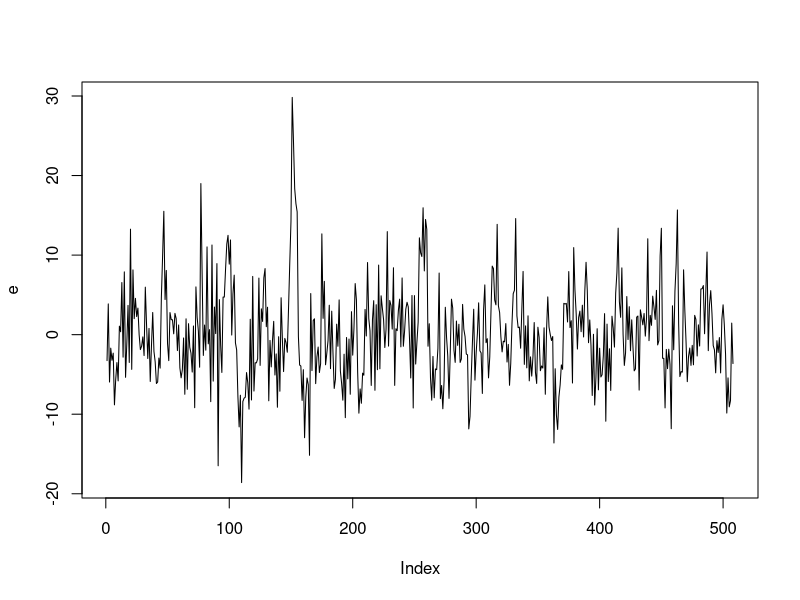

Generate this figure with R: (Note: this script raises an error after producing the figure.)
setwd('./01 Linear Models')
library(nlme)
data<-read.table("cmort.txt", sep="\t", dec=".", head=TRUE)
head(data)
tail(data)
# add unknown next value to predict it in future
data[nrow(data) + 1,] = c(509, NA)
newdata<-data
t<-data$t
x1<-t
x2<-t^2
x3<-t^3
x4<-cos(2*pi*t/52)
x5<-sin(2*pi*t/52)
y<-data$y
training<-data.frame(x1,x2,x3,x4,x5,y)
M<-lm(y~x1+x2+x3+x4+x5,data=training)
summary(M)
e<-residuals(M)
plot(e,type="n")
lines(e)
# estimate of the AR parameters
ar(e, aic = FALSE, order.max = 1)
M_GLS<-gls(y~x1+x2+x3+x4+x5,
           data=training,correlation=corAR1())
summary(M_GLS)
paramsAR<-coef(M_GLS$model$corStruct,unconstrained=FALSE)

# alternative linear model
M0<-lm(y~x1+x2+x3,data=training)
modelH0<-gls(y~x1+x2+x3,data=training,
             correlation=corAR1(), method="ML")
summary(modelH0)
modelH1<-gls(y~x1+x2+x3+x4+x5,data=training,
             correlation=corAR1(), method="ML")
summary(modelH1)
anova(modelH0, modelH1)

# predict model's value at the next step
nn<-dim(data)[1]
T<-data.frame(t=1:nn)
cs<-corAR1(paramsAR,form = ~ 1)
cs<-Initialize(cs, data = T)
Sigma<-corMatrix(cs)
V<-Sigma[1:(nn-1),1:(nn-1)]
w<-Sigma[1:(nn-1),nn]
# predict value at t=509
predict(M_GLS,newdata=newdata)

blup<-predict(M_GLS,newdata=newdata)+t(w)%*%solve(V)%*%residuals(M_GLS)
blup
blup[509]

# 80 % interval of prediction 
sigma2<-summary(M_GLS)$sigma^2
X<-model.matrix(~x1+x2+x3+x4+x5, data=training)
vf<-Sigma[nn,nn]
xf<-t(t(c(1,73.33,57.58)))
var.error<-sigma2*(vf-t(w)%*%solve(V)%*%w+(t(xf)-t(w)%*%solve(V)%*%X)%*%solve(t(X)%*%solve(V)%*%X)%*%(xf-t(X)%*%solve(V)%*%w))

lowerbound<-blup-qnorm(0.9)*sqrt(var.error)
lowerbound

upperbound<-blup+qnorm(0.9)*sqrt(var.error)
upperbound